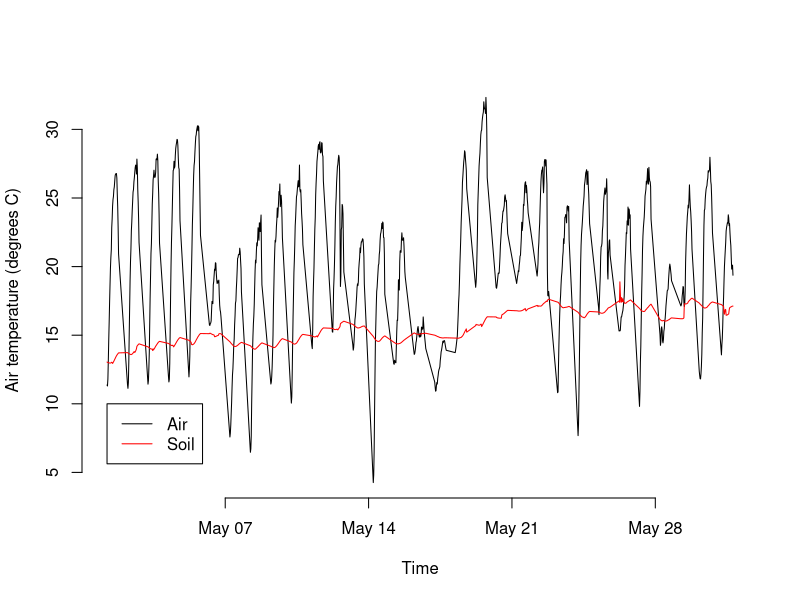
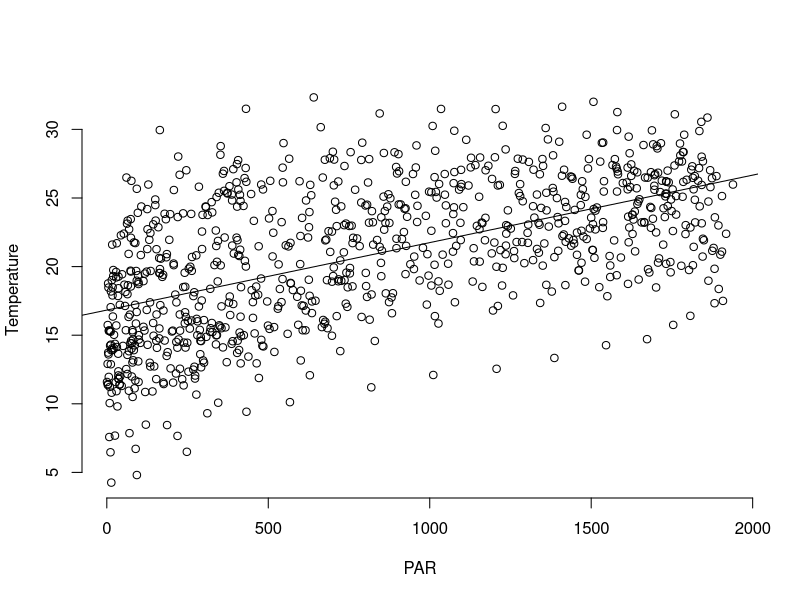

Write R code to recreate these figures, in order.
# Lab 1 practice session

# When you use R for the first time in this class:
  # Create a "Labs" folder on your computer
  # Create "data" and "output" folders within the "Labs" folder
  # In RStudio, create a new project (save as Labs.Rproj)
  # Create a new script for each lab ("Lab1_<your last name here>.R")

# 1) Defining variables
lat <- 35.9736
-79.1004 -> lon

vars <- c('Month','Day','Hour','Minute','Tdr','Tsoil','Wind','Lai','Prec','Par','Ta','Vpd')
vars[1]

# 2) Load some data
dat <- read.table('./data/TdrTsoilWindLaiPrecParTaVpdMay2001-Daytime.txt', sep=' ', header=FALSE)
names(dat) <- vars

# 3) Working with data frames
dat$Year <- 2001
Ta <- dat$Ta
dat$Vpd <- dat$Vpd * 1000 # kPa -> Pa

# 4) Calculate
mean(dat$Tdr)
min(dat$Tsoil)
max(dat$Ta)
sum(dat$Prec)

# 5) Calculate dates
dat$Date <- ISOdate(dat$Year, dat$Month, dat$Day, dat$Hour, dat$Minute, tz='EST')

# 6) Plot a time series
plot(dat$Date, dat$Ta,
     type='l',
     xlab='Time',
     ylab='Air temperature (degrees C)',
     frame=FALSE)
lines(dat$Date, dat$Tsoil, col='red')
legend(dat$Date[1], 10, legend=c('Air','Soil'), col=c('black','red'), lty=1)

# 7) Plot a scatterplot
plot(dat$Par, dat$Ta,
     xlab='PAR',
     ylab='Temperature',
     frame=FALSE)

# 8) Linear regression
mdl <- lm(dat$Ta~dat$Par)
mdl
summary(mdl)
abline(mdl)

# 9) Write a function to convert celcius to kelvin
c2k <- function(x){
  y <- x + 273.15
  return(y)
}
dat$Ta_kelvin <- c2k(dat$Ta)

# 10) Indexing
noon <- dat[dat$Hour==12 & dat$Minute==0, ]












